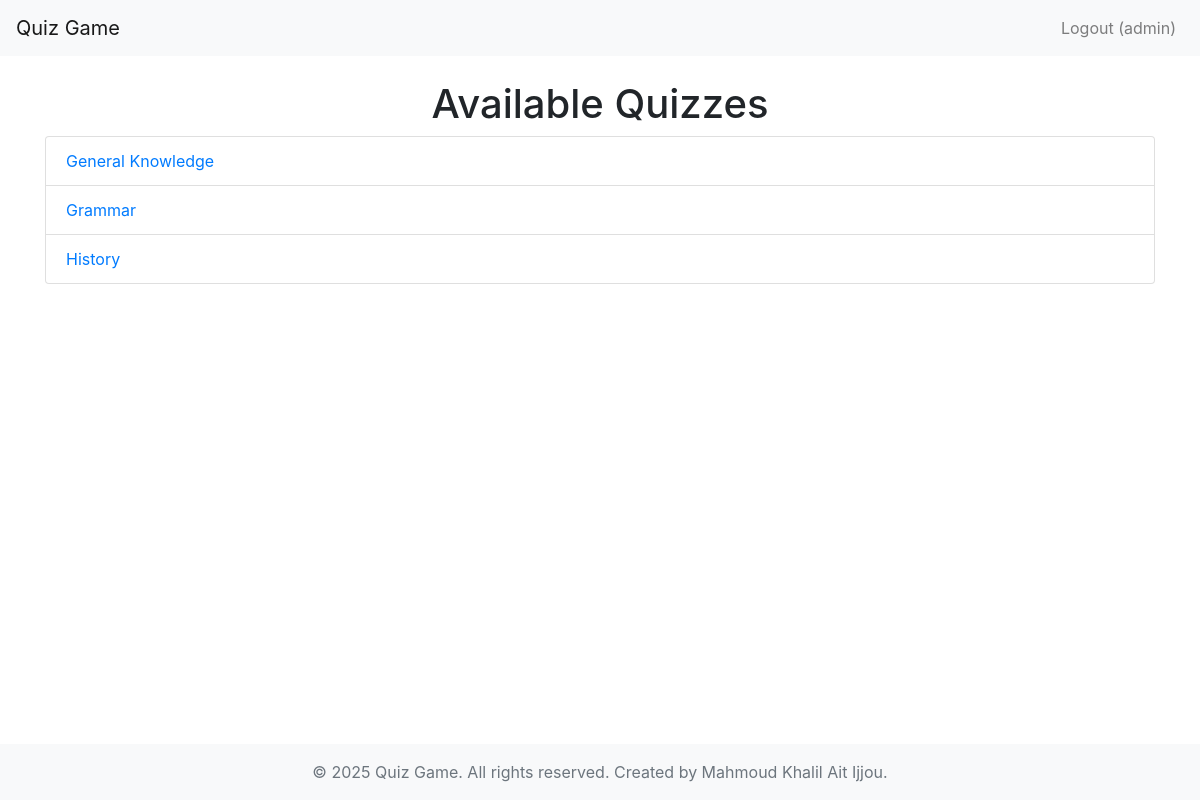
The app's page / (signed in) with its own data.
### quiz/models.py (models this page shows, shortened)
class Quiz(models.Model):
    title = models.CharField(max_length=200)
    description = models.TextField()

### quiz/views.py (the view)
# urls.py: 2. Add a URL to urlpatterns:  path('', views.home, name='home')
def home(request):
    quizzes = Quiz.objects.all()
    return render(request, 'home.html', {'quizzes': quizzes})

### templates/home.html
{% extends 'base.html' %}
{% block content %}
<h1 class="text-center">Available Quizzes</h1>
<ul class="list-group">
    {% for quiz in quizzes %}
        <li class="list-group-item"><a href="{% url 'take_quiz' quiz.id %}">{{ quiz.title }}</a></li>
    {% endfor %}
</ul>
{% endblock %}

### templates/base.html (shortened to what this page needs)
<!DOCTYPE html>
<html>
<head>
    <link rel="stylesheet" href="https://stackpath.bootstrapcdn.com/bootstrap/4.3.1/css/bootstrap.min.css">
</head>
<body>
    <nav class="navbar navbar-expand-lg navbar-light bg-light">
        <a class="navbar-brand" href="{% url 'home' %}">Quiz Game</a>
        <div class="collapse navbar-collapse">
            <ul class="navbar-nav ml-auto">
                {% if user.is_authenticated %}
                    <li class="nav-item">
                        <a class="nav-link" href="{% url 'logout' %}">Logout ({{ user.username }})</a>
                    </li>
                {% endif %}
            </ul>
        </div>
    </nav>
    <div class="container mt-4">
        {% block content %}{% endblock %}
    </div>
    <footer class="footer mt-auto py-3 bg-light">
        <div class="container text-center">
            <span class="text-muted">&copy; 2025 Quiz Game. All rights reserved. Created by Mahmoud Khalil Ait Ijjou.</span>
        </div>
    </footer>
</body>
</html>

### templates/base.html (style rules this page uses)
html, body { height: 100%; }
body { display: flex; flex-direction: column; }
.container { flex: 1; }

### records on screen
Quiz: title "General Knowledge"
Quiz: title "Grammar"
Quiz: title "History"

### other values on screen
{{ user.username }} "admin"
